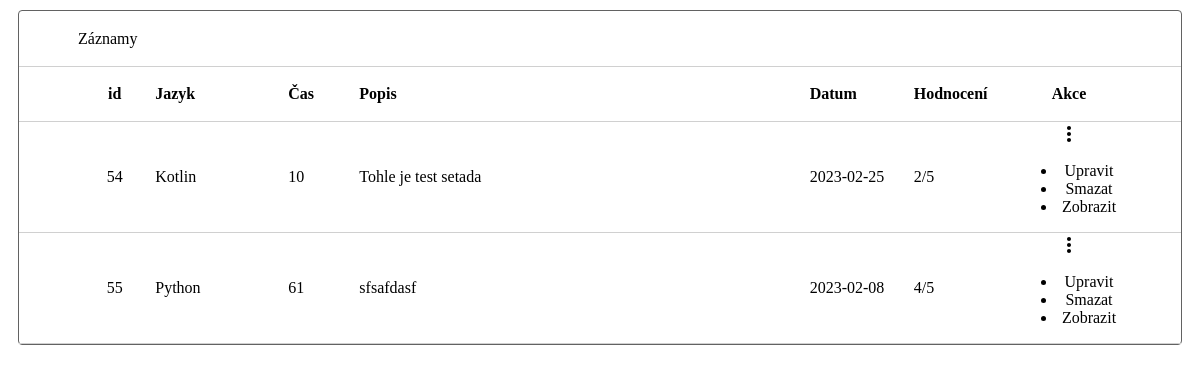
Page /sort/ (signed in) on the earlier database version.
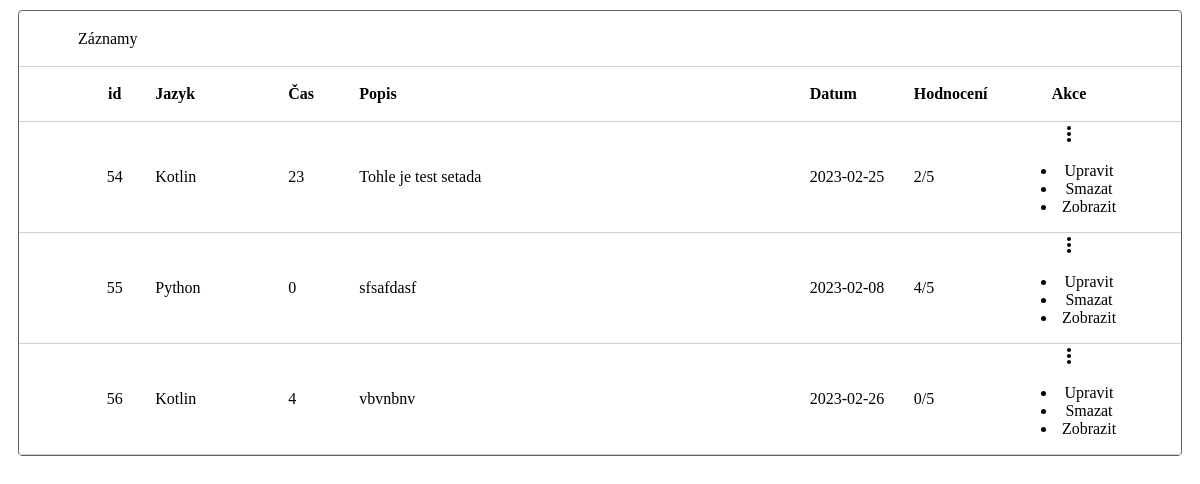
Same page on the later database version.
### tables this page shows
CREATE TABLE "records"
(
    "id"              INTEGER,
    "dates"           DATE NOT NULL,
    "timeInMinutes"   INT  NOT NULL,
    "programmingLang" TEXT NOT NULL,
    "rating"          INT  NOT NULL,
    "description"     TEXT NOT NULL,
    "user_id"         INT  NOT NULL,
    PRIMARY KEY ("id" AUTOINCREMENT)
);

### app.py (the view)
@app.route('/sort/')
def sort():
    sort_field = request.args.get('sort_field')
    filter_rating = request.args.get('filter_rating')
    filter_formatted_date = request.args.get('filter_formatted_date')
    filter_programmingLangs = request.args.get('filter_programmingLangs')
    filter_time = request.args.get('filter_time')
    filter_programmer = request.args.get('filter_programmer')
    filter_categories = request.args.get('filter_categories')
    print("programator: " + str(filter_programmer))
    print(sort_field)
    return render_template('customElements/table_row.html',
                           texts=sorting.pre_sort(sort_field, filter_rating, filter_programmingLangs,
                                                  filter_formatted_date,
                                                  filter_time, filter_programmer, filter_categories,
                                                  current_user.get_id()))

### app.py (called while the page is built)
@login_manager.user_loader
def load_user(user_id):
    print("users_load")
    conn = db.get_db_connection()
    cursor = conn.cursor()
    cursor.execute("SELECT * FROM users WHERE id = ?", (user_id,))
    user = cursor.fetchone()
    if user is None:
        return None
    user = User(id=user[0], username=user[1], email=user[2], password=user[3])
    return user

### db.py (called while the page is built)
def get_db_connection():  # napojení se na databázi
    conn = sqlite3.connect(databasePath)
    conn.row_factory = sqlite3.Row
    return conn

### templates/customElements/table_row.html (shortened to what this page needs)
<div style="border: 1px #626262 solid; border-radius: 4px; margin: 10px">
    <div style="">
        <div style="width: 100%; height: 55px; display: flex; align-items: center">
            <div style="display: flex; width: 100%; align-items: center; position:relative;">
                <div style="position:absolute; left: 59px">
                    <span>Záznamy</span>
                </div>
            </div>
        </div>
    </div>
    <table id="records_table" style="" class="display">
        <thead>
        <tr style=" height: 55px;">
            <th class="datatable-nosort" style="cursor: default">
                id
            </th>
            <th id="sort-button-programLang" class="ui-sort-control">
                <div style="display: flex; align-items: center;">
                    <span>
                        Jazyk
                    </span>
                </div>
            </th>
            <th id="sort-button-time" class="ui-sort-control">
                <div style="display: flex; align-items: center;">
                    <span>
                        Čas
                    </span>
                </div>
            </th>
            <th style="cursor: auto;cursor: default;">
                Popis
            </th>
            <th id="sort-button-date" class="ui-sort-control">
                <div style="display: flex; align-items: center;">
                    <span>
                        Datum
                    </span>
                </div>
            </th>
            <th id="sort-button-rating" class="ui-sort-control">
                <div style="display: flex; align-items: center;">
                    <span>
                        Hodnocení
                    </span>
                </div>
            </th>
            <th style="cursor: default;">Akce</th>
        </tr>
        </thead>
        <tbody id="table-content">
        {% for record in texts %}
            <tr style="">
                <td style="text-align: center; position:relative;">
                    {{ record.id }}
                </td>
                <td>{{ record.programmingLang }}</td>
                <td style="text-align: left">{{ record.timeInMinutes }}</td>
                <td style="max-height: 55px; overflow-y: auto"><span class="short_desc">{{ record.description }}</span>
                </td>
                <td>{{ record.dates }}</td>
                <td>{{ record.rating }}/5</td>
                <td>
                    <div>
                        <a style="cursor:pointer;" class="contextMenu_record_more_section">
                        </a>
                        <div style="" class="contextMenu_record">
                            <ul style="">
                                <li style="">
                                    <a onclick="get_record_id('{{ record.id }}'); edit_record();">Upravit</a>
                                </li>
                                <li style="">
                                    <a onclick="set_remove_statement('record'); get_record_id('{{ record.id }}'); remove_record();">Smazat</a>
                                </li>
                                <li style="">
                                    <a onclick="showRecord({{ record.id }})">Zobrazit</a>
                                </li>
                            </ul>
                        </div>
                    </div>
                </td>
            </tr>
        {% endfor %}
        </tbody>
    </table>
</div>

Differences in the rows shown:
changed records "Tohle je test setada": timeInMinutes "10" → "23"
changed records "Python": timeInMinutes "61" → "0"
added records: id "56", programmingLang "Kotlin", timeInMinutes "4", description "vbvnbnv", dates "2023-02-26", rating "0"
